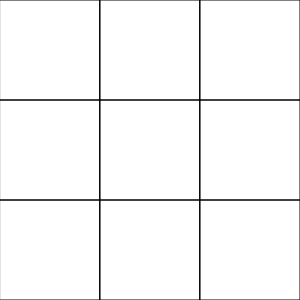
Frame 1 (no input)
Frame 60 (no input): identical to frame 1, image omitted
Frame 120 (the mouse pressed at the canvas centre since frame 60): identical to frame 1, image omitted

The p5.js sketch that drew this single still picture (run headless with seeded random() and noise() and a simulated clock; from frame 60 on, the mouse is pressed at the canvas centre):

// p5.js sketch
// ── sketch.js
let rows = 3;
let columns = 3;
let grid;
let w;
let turn = 'CROSS';

function makeArray(col, rows) {
  var arr = new Array(col);
  for (let i = 0; i < arr.length; i++) {
    arr[i] = new Array(rows);
  }
  return arr;
}

function setup() {
  createCanvas(300, 300);
  w = width / rows;
  grid = makeArray(columns, rows);

  for (let i = 0; i < columns; i++) {
    for (let j = 0; j < rows; j++) {
      grid[i][j] = new Cell(i, j, w);
    }
  }
}

function draw() {
  background(255);
  for (let i = 0; i < columns; i++) {
    for (let j = 0; j < rows; j++) {
      grid[i][j].winner();  
      grid[i][j].show();  
    }
  }
}

function mousePressed() {
  if (mouseButton == LEFT && turn == 'CIRCLE') {
    for (let i = 0; i < columns; i++) {
      for (let j = 0; j < rows; j++) {
        if (grid[i][j].contains(mouseX, mouseY)) {
          if (grid[i][j].square == false && grid[i][j].circle == false) {
            grid[i][j].draw("CIRCLE");
            turn = 'CROSS';
          }
        }
      }
    }
  }
  if (mouseButton == RIGHT && turn == 'CROSS') {
    for (let i = 0; i < columns; i++) {
      for (let j = 0; j < rows; j++) {
        if (grid[i][j].contains(mouseX, mouseY)) {
          grid[i][j].draw("CROSS");
          turn = 'CIRCLE';
        }
      }
    }
  }
}

function keyPressed() {
  if (keyCode == 69) {
    for (let i = 0; i < columns; i++) {
      for (let j = 0; j < rows; j++) {
        grid[i][j].clear();
      }
    }
  }
}

// ── cell.js
let circles = [];
let winnerArr = [];

function Cell(i, j, w) {
  this.x = i * w;
  this.y = j * w;
  this.circle = false;
  this.square = false;

  this.show = function () {
    noFill();
    rect(this.x, this.y, w, w);
    if (this.circle == true) {
      push();
      strokeWeight(6);
      circle(this.x + w / 2, this.y + w / 2, w / 2);
      pop();
    } else if (this.square) {
      push();
      strokeWeight(6);
      line(this.x + 10, this.y + 10, this.x + w - 10, this.y + w - 10);
      line(this.x + w - 10, this.y + 10, this.x + 10, this.y + w - 10);
      pop();
    }

    if(winnerArr.length > 0){
      push()
      strokeWeight(6)
      stroke(0, 100, 0)
      line(winnerArr[0].x, winnerArr[0].y, winnerArr[1].x + w /2, winnerArr[1].y)
      pop()
    }

  };

  this.winner = function () {
    this.horizontal();
    this.vertical();
    this.diagonal();
  };

  this.horizontal = function () {
    for (let i = 0; i < columns; i++) {
      for (let j = 0; j < rows; j++) {
        if(grid[i][1].circle == true && grid[i][1-1].circle == true && grid[i][1+1].circle == true || grid[i][1].square == true && grid[i][1-1].square == true && grid[i][1+1].square == true){
          if(winnerArr.length == 0){
            winnerArr.push(createVector(grid[i][0].x+w/2, grid[i][0].y))
            winnerArr.push(createVector(grid[i][2].x, grid[i][2].y+w))
            turn = "HEJ";
            print(winnerArr);
          } 
        }
      }
    }
  };

  this.vertical = function () {
    for (let i = 0; i < columns; i++) {
      for (let j = 0; j < rows; j++) {
        if(grid[1][j].circle == true && grid[1-1][j].circle == true && grid[1+1][j].circle == true || grid[1][j].square == true && grid[1-1][j].square == true && grid[1+1][j].square == true){
          if(winnerArr.length == 0){
            winnerArr.push(createVector(grid[0][j].x, grid[0][j].y+w/2))
            winnerArr.push(createVector(grid[2][j].x+w/2, grid[2][j].y+w/2))
            turn = "HEJ";
            print(winnerArr);
          }
        }
      }
    }
  };


  this.diagonal = function () {
    for (let i = 0; i < columns; i++) {
      for (let j = 0; j < rows; j++) {
        if(grid[1][1].circle == true && grid[1-1][1-1].circle == true && grid[1+1][1+1].circle == true || grid[1][1].square == true && grid[1-1][1-1].square == true && grid[1+1][1+1].square == true){
          if(winnerArr.length == 0){
            winnerArr.push(createVector(grid[0][j].x, grid[0][j].y))
            winnerArr.push(createVector(grid[2][j].x+w/2, grid[2][j].y+w*3))
            turn = "HEJ";
            print(winnerArr);
          }
        }else if(grid[1][1].circle == true && grid[0][2].circle == true && grid[2][0].circle == true || grid[1][1].square == true && grid[0][2].square == true && grid[2][0].square == true ){
          if(winnerArr.length == 0){
            winnerArr.push(createVector(grid[0][j].x, grid[0][j].y+w*3))
            winnerArr.push(createVector(grid[2][j].x+w/2, grid[2][j].y))
            turn = "HEJ";
            print(winnerArr);
          }
        }
      }
    }
  };
  this.contains = function (x, y) {
    if (x > this.x && x < this.x + w && y > this.y && y < this.y + w) {
      return true;
    }
    return false;
  };

  this.draw = function (shape) {
    if (shape == "CIRCLE") {
      this.circle = true;
    }
    if (shape == "CROSS") {
      this.square = true;
    }
  };

  this.clear = function () {
    this.circle = false;
    this.square = false;
    while(winnerArr.length > 0){
      winnerArr.pop();
    }
    turn = "CROSS";
    print("cleared");
  };
}

document.addEventListener("contextmenu", function (e) {
  e.preventDefault();
});
